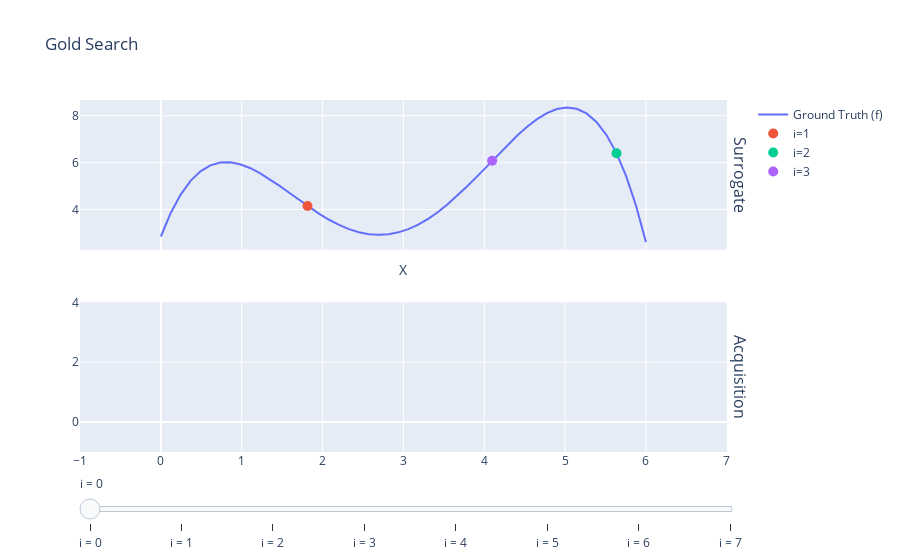

The notebook cell saved with this chart:
### Code cell
render_plotly_html(
    plot_surrogate_and_acquisition(
        x=x,
        y=y,
        ax_client=ax_client,
        gold_fn=gold,
        predictions=predictions,
        acquisitions=acquisitions,
        line_kwargs=get_line_kwargs(),
    )
)
